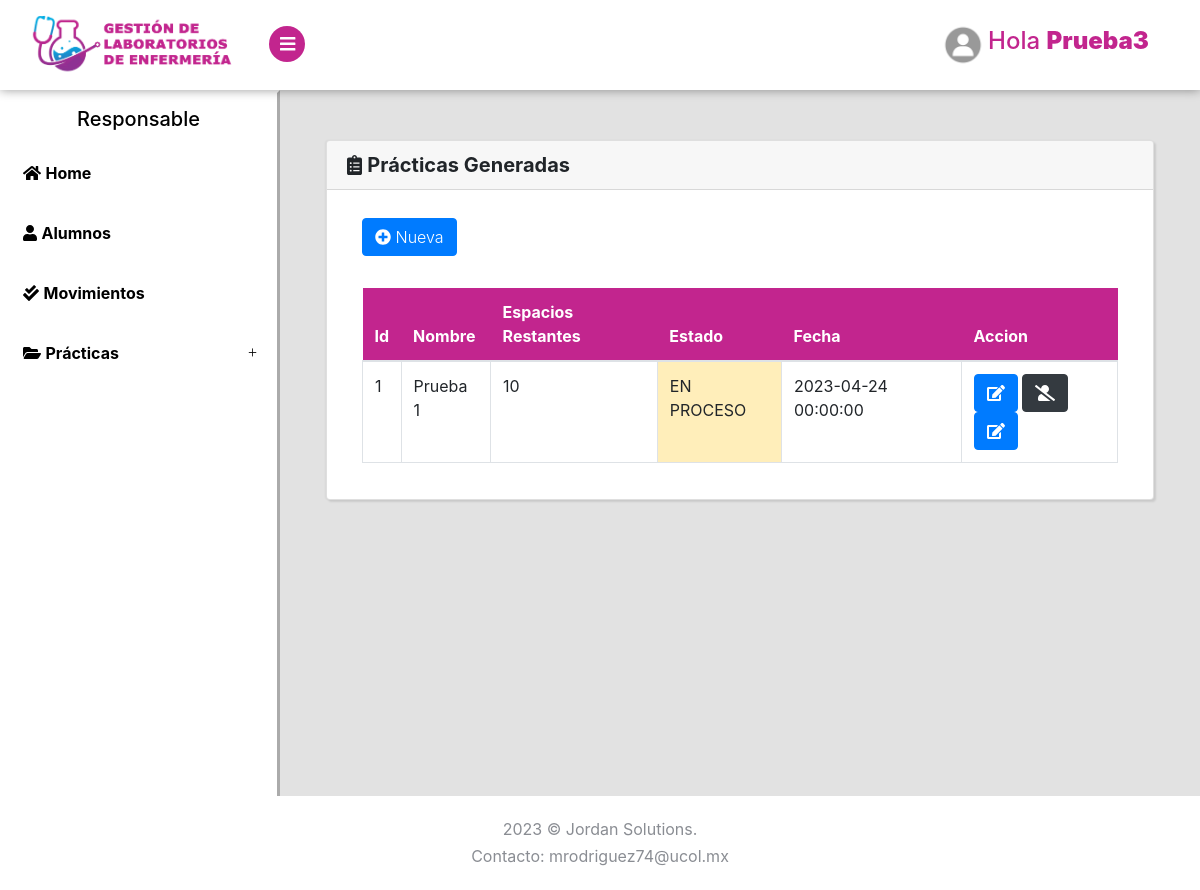
Screenshot of /Practicas/Practicas (signed in) with the database file from the repository.
### tables this page shows
CREATE TABLE `practicas` (
  `id` int(5) NOT NULL,
  `nombre` varchar(200) NOT NULL,
  `id_plantilla` int(5) NOT NULL,
  `id_plantillam` int(10) NOT NULL,
  `id_responsable` int(5) NOT NULL,
  `fecha_practica` datetime NOT NULL,
  `semestre` int(2) NOT NULL,
  `capacidad` int(2) NOT NULL,
  `estado` int(11) NOT NULL DEFAULT 1,
  `fecha` datetime NOT NULL DEFAULT current_timestamp()
);

### Libraries/Core/Views.php (called while the page is built)
<?php
class Views{
    function getView($controller, $view, $alert="", $data1 = "", $data2 = "", $data3 = "", $data4 = "", $data5 = "")
    {
        $controller = get_class($controller);
        if ($controller == "Login") {
            $view = "Views/".$view.".php";
        }else{
            $view = "Views/" . $controller . "/" . $view . ".php";
        }
        require_once($view);
    }
}
?>

### Controller/Practicas.php (called while the page is built, shortened)
<?php
class Practicas extends Controllers{
    public function Practicas()
    {
        $data1 = $this->model->selectPracticas();
        $data2 = $this->model->selectPlantillas();
        $data3 = $this->model->selectPlantillasM();
        $data4 = $this->model->selectUsuarios();
        $this->views->getView($this, "Practicas", "", $data1, $data2, $data3, $data4);
    }
}
?>

### index.php (called while the page is built, shortened)
<?php
require_once("Helpers/Helpers.php");
require_once("Libraries/Core/Load.php");
?>

### Libraries/Core/Mysql.php (called while the page is built, shortened)
<?php
class Mysql extends Conexion{
    private $conexion;
    function __construct()
    {
        $this->conexion = new Conexion();
        $this->conexion = $this->conexion->conect();
    }
    public function select_all(string $query){
        $this->strquery = $query;
        $result = $this->conexion->prepare($this->strquery);
        $result->execute();
        $data = $result->fetchall(PDO::FETCH_ASSOC);
        return $data;
    }
}
?>

### Libraries/Core/Conexion.php (called while the page is built)
<?php
class Conexion{
    private $conect;
    public function __construct()
    {
      $conexion = "mysql:host=".HOST.";dbname=".BD.";.CHARSET.";
      try {
          $this->conect = new PDO($conexion, DB_USER, PASS);
          $this->conect->setAttribute(PDO::ATTR_ERRMODE, PDO::ERRMODE_EXCEPTION);
      } catch (PDOException $e) {
          $this->conect = "Error en la conexion";
          echo "Error: " . $e->getMessage();
      }
    }
    public function conect()
    {
        return $this->conect;
    }
}
?>

### Models/PracticasModel.php (called while the page is built, shortened)
<?php
class PracticasModel extends Mysql{
    public function selectPracticas()
    {
        $sql = "SELECT * FROM practicas WHERE estado = 1";
        $res = $this->select_all($sql);
        return $res;
    }
}
?>

### Helpers/Helpers.php (called while the page is built, shortened)
<?php
function base_url()
{
    return BASE_URL;
}
?>

### Views/Practicas/Practicas.php (the view, shortened to what this page needs)
<?php if($_SESSION['rol'] <= 1){ ?>
<div class="page-content bg-light">
    <section>
        <div class="container-fluid container-fluidwelcome"  >
            <div class="row">
                <div class="col-lg-4 mt-2">
                </div>
                <div class="col-lg-4 mt-2">
                <img src="../assets/img/unicornio.png" style="height: 400px; ">
                <h2 class="h5 no-margin-bottom" style="text-align: center">Error: No tienes autorización para ingresar a esta página</h2>
                </div>
                <div class="col-lg-4 mt-2">
                </div>
            </div>
        </div>
    </section>
</div>
<?php }  else { ?>
<div class="page-content">
    <section>
        <div class="card container-fluid2">
            <h5 class="card-header"><i class="fas fa-clipboard-list"></i> <strong>Prácticas Generadas</strong></h5>
            <div class="card-body">
                <div class="container-fluid ">
                    <div class="row">
                        <div class="col-lg-12 mt-2">
                            <div class="row">
                                <div class="col-lg-8 mb-2">
                                    <button class="btn btn-primary" type="button" data-toggle="modal" data-target="#nueva_practica"><i class="fas fa-plus-circle"></i> Nueva</button>
                                </div>
                                <div class="col-lg-4">
                                </div>
                            </div>
                            <div class="table-responsive mt-4">
                                <table class="table table-hover table-bordered" id="Table">
                                    <thead class="thead-personality">
                                        <tr>
                                            <th>Id</th>
                                            <th>Nombre</th>
                                            <th>Espacios Restantes</th>
                                            <th>Estado</th>
                                            <th>Fecha</th>
                                            <th>Accion</th>
                                        </tr>
                                    </thead>
                                    <tbody>
                                        <?php foreach ($data1 as $lista) { ?>
                                            <tr>
                                                <td><?php echo $lista['id']; ?></td>
                                                <td><?php echo $lista['nombre']; ?></td>
                                                <td><?php echo $lista['capacidad']; ?></td>
                                                <?php if($lista['estado'] == 0){ ?>
                                                    <td class="table-danger">CANCELADA</td>
                                                <?php }  elseif ($lista['estado'] == 1){ ?>
                                                    <td class="table-warning">EN PROCESO</td>
                                                <?php }  elseif ($lista['estado'] == 2){ ?>
                                                    <td class="table-warning">EN PROCESO</td>
                                                <?php }  else { ?>
                                                    <td class="table-success">TERMINADA</td>
                                                <?php } ?>
                                                <td><?php echo $lista['fecha_practica']; ?></td>
                                                <td>
                                                    <a href="<?php echo base_url() ?>Practicas/Peditar?id=<?php echo $lista['id']; ?>" class="btn btn-primary"><i class="fas fa-edit"></i></a>
                                                    <form action="<?php echo base_url() ?>Practicas/Peliminar?id=<?php echo $lista['id']; ?>" method="post" class="d-inline elim">
                                                        <button type="submit" class="btn btn-dark"><i class="fas fa-user-slash"></i></button>
                                                    </form>
                                                    <a href="<?php echo base_url() ?>Practicas/Pregistrar?id=<?php echo $lista['id']; ?>" class="btn btn-primary"><i class="fas fa-edit"></i></a>
                                                </td>
                                            </tr>
                                        <?php } ?>
                                    </tbody>
                                </table>
                            </div>
                        </div>
                    </div>
                </div>
            </div>
        </div>
    </section>
</div>
<?php } ?>

### Assets/css/style.default.css (style rules this page uses)
:root { --blue: #15c2e9; --graylight: #e2e2e2; --grayheader: #F7F7F7; --lavanda: #c2258e; --black: #000; --white: #fff; }
body { position: relative; }
section { padding: 0 1rem; }
a { -webkit-transition: all 0.3s; transition: all 0.3s; display: inline-block; }
button { cursor: pointer; }
i, span, strong { display: inline-block; }
.card { margin-bottom: 30px; -webkit-box-shadow: 2px 2px 2px rgba(0, 0, 0, 0.1), -1px 0 2px rgba(0, 0, 0, 0.05); box-shadow: 2px 2px 2px rgba(0, 0, 0, 0.1), -1px 0 2px rgba(0, 0, 0, 0.05); }
.page-content { position: relative; background: var(--graylight); min-height: 100vh; width: calc(100% - 280px); padding: 0; padding-bottom: 70px; }
button, input[type="submit"] { cursor: pointer; font-family: inherit; font-weight: 300 !important; }
.table { margin-bottom: 0; color: #8a8d93; }
.table td, .table th { border-color: #343a40; }
.table thead th { border: none; }
.table-bordered td, .table-bordered th { border-color: #343a40; }
.btn { font-weight: 400; border: 1px solid transparent; padding: 0.45rem 0.75rem; font-size: 1rem; line-height: 1.5; border-radius: 0.25rem; -webkit-transition: color 0.15s ease-in-out, background-color 0.15s ease-in-out, border-color 0.15s ease-in-out, -webkit-box-shadow 0.15s ease-in-out; transition: color 0.15s ease-in-out, background-color 0.15s ease-in-out, border-color 0.15s ease-in-out, -webkit-box-shadow 0.15s ease-in-out; transition: color 0.15s ease-in-out, background-color 0.15s ease-in-out, border-color 0.15s ease-in-out, box-shadow 0.15s ease-in-out; transition: color 0.15s ease-in-out, background-color 0.15s ease-in-out, border-color 0.15s ease-in-out, box-shadow 0.15s ease-in-out, -webkit-box-shadow 0.15s ease-in-out; }
.btn-primary { color: color-yiq(#db6574); background-color: #db6574; border-color: #db6574; }
.btn-dark { color: color-yiq(#212529); background-color: #212529; border-color: #212529; }
body { font-family: "Muli", sans-serif; font-size: 1rem; font-weight: 400; line-height: 1.5; color: #8a8d93; background-color: #fff; }
a { color: #db6574; text-decoration: none; }
h1, h2, h3, h4, h5, h6, .h1, .h2, .h3, .h4, .h5, .h6 { margin-bottom: 0.5rem; font-family: inherit; font-weight: 700; line-height: 1.2; color: inherit; }
h5, .h5 { font-size: 1.1rem; }
.card { background-color: #2d3035; border: 1px solid #34373d; border-radius: 0; }
.card-body { padding: 1.25rem; }
.card-header { padding: 0.75rem 1.25rem; background-color: rgba(0, 0, 0, 0.03); border-bottom: 1px solid #34373d; }
.card-header:first-child { border-radius: 0 0 0 0; }
.container-fluid2 { margin: 50px 30px; }
.thead-personality { background: var(--lavanda); color: var(--white); }

### rows the page displays
practicas: id "1", nombre "Prueba 1", capacidad "10", estado "EN PROCESO", fecha_practica "2023-04-24 00:00:00"

### other values shown
$_SESSION['nombre'] "Prueba3"
